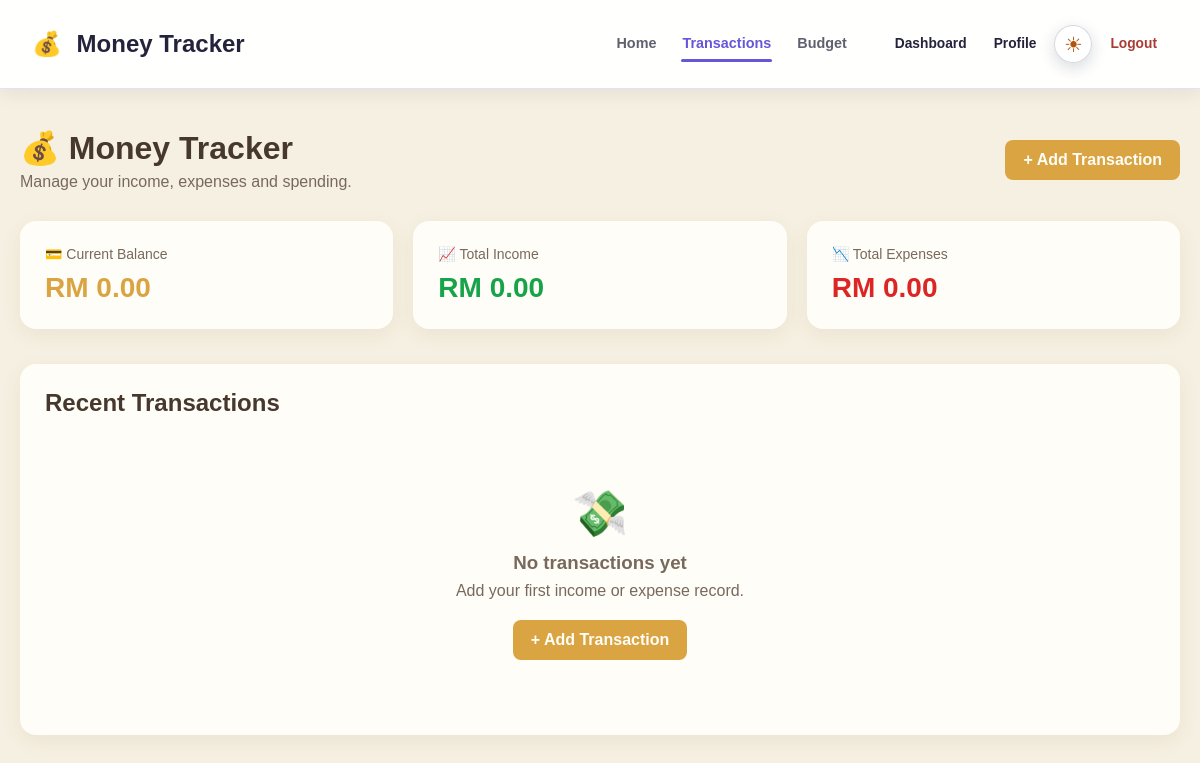
Before: /modules/money/index.php (signed in) with the older database file.
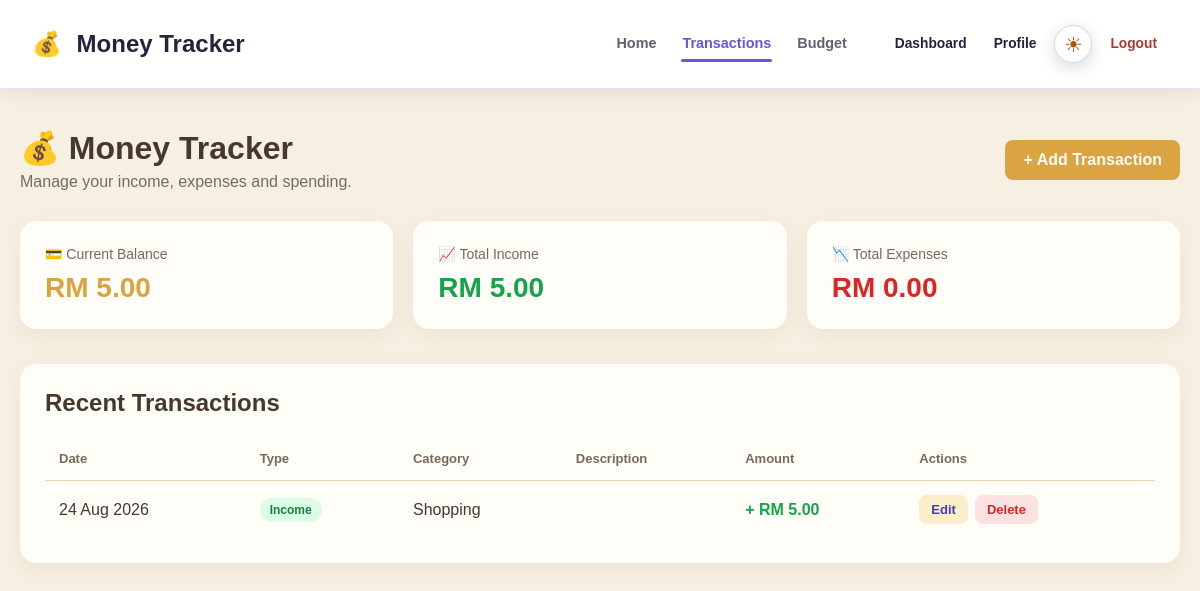
After: the same page with the newer database file.
### tables this page shows
CREATE TABLE `money_transactions` (
  `transaction_id` int(11) NOT NULL,
  `user_id` int(11) NOT NULL,
  `transaction_type` enum('Income','Expense') NOT NULL,
  `category` varchar(50) NOT NULL,
  `amount` decimal(10,2) NOT NULL,
  `transaction_date` date NOT NULL,
  `description` varchar(255) DEFAULT NULL,
  `created_at` timestamp NOT NULL DEFAULT current_timestamp(),
  `updated_at` timestamp NOT NULL DEFAULT current_timestamp() ON UPDATE current_timestamp()
);

### includes/session_check.php (called while the page is built, shortened)
<?php
$logged_in_user_id = $_SESSION['user_id'];
?>

### modules/money/money_model.php (called while the page is built, shortened)
<?php
function getTransactionsForUser($conn, $user_id) {
    $sql = "SELECT *
            FROM money_transactions
            WHERE user_id = ?
            ORDER BY transaction_date DESC,
                     transaction_id DESC";
    $stmt = mysqli_prepare($conn, $sql);
    mysqli_stmt_bind_param($stmt, "i", $user_id);
    mysqli_stmt_execute($stmt);
    $result = mysqli_stmt_get_result($stmt);
    $transactions = array();
    while ($row = mysqli_fetch_assoc($result)) {
        $transactions[] = $row;
    }
    return $transactions;
}
function getMoneySummary($conn, $user_id) {
    $summary = array(
        "total_income" => 0,
        "total_expense" => 0,
        "balance" => 0
    );
    $sql = "SELECT
                COALESCE(
                    SUM(
                        CASE
                            WHEN transaction_type = 'Income'
                            THEN amount
                            ELSE 0
                        END
                    ),
                    0
                ) AS total_income,
                COALESCE(
                    SUM(
                        CASE
                            WHEN transaction_type = 'Expense'
                            THEN amount
                            ELSE 0
                        END
                    ),
                    0
                ) AS total_expense
            FROM money_transactions
            WHERE user_id = ?";
    $stmt = mysqli_prepare($conn, $sql);
    mysqli_stmt_bind_param(
        $stmt,
        "i",
        $user_id
    );
    mysqli_stmt_execute($stmt);
    $result = mysqli_stmt_get_result($stmt);
    $row = mysqli_fetch_assoc($result);
    if ($row) {
        $summary["total_income"] =
            (float)$row["total_income"];
        $summary["total_expense"] =
            (float)$row["total_expense"];
        $summary["balance"] =
            $summary["total_income"] -
            $summary["total_expense"];
    }
    return $summary;
}
?>

### modules/money/index.php (the view, shortened to what the changed rows need)
<?php
require_once "../../includes/session_check.php";
require_once "../../includes/shared_navbar.php";
require_once "../../config/database.php";
require_once "money_model.php";
$summary = getMoneySummary($conn, $logged_in_user_id);
$transactions = getTransactionsForUser($conn, $logged_in_user_id);
?>
<!DOCTYPE html>
<html lang="en">
<head>
    <link rel="stylesheet" href="../../assets/css/theme.css">
    <?php renderSharedNavbarAssets('../../'); ?>
</head>
<body>
<?php renderIntegratedModuleHeader('../../', 'money', 'transactions'); ?>
<div class="container">
    <div class="page-header">
        <div>
            <h1>
                💰 Money Tracker
            </h1>
        </div>
    </div>
    <div class="summary-grid">
        <div class="summary-card">
            <div class="summary-title">
                💳 Current Balance
            </div>
            <div class="summary-amount balance">
                RM <?php
                echo number_format(
                    $summary["balance"],
                    2
                );
                ?>
            </div>
        </div>
        <div class="summary-card">
            <div class="summary-title">
                📈 Total Income
            </div>
            <div class="summary-amount income">
                RM <?php
                echo number_format(
                    $summary["total_income"],
                    2
                );
                ?>
            </div>
        </div>
    </div>
    <div class="transaction-card">
        <h2>
            Recent Transactions
        </h2>
        <?php if (empty($transactions)): ?>
            <div class="empty-state">
                <div class="empty-icon">
                    💸
                </div>
                <h3>
                    No transactions yet
                </h3>
                <p
                    style="
                        margin-top:8px;
                        margin-bottom:20px;
                    "
                >
                    Add your first income or expense record.
                </p>
                <a
                    href="add.php"
                    class="btn btn-primary"
                >
                    + Add Transaction
                </a>
            </div>
        <?php else: ?>
            <table>
                <thead>
                    <tr>
                        <th>Date</th>
                        <th>Type</th>
                        <th>Category</th>
                        <th>Description</th>
                        <th>Amount</th>
                        <th>Actions</th>
                    </tr>
                </thead>
                <tbody>
                <?php foreach ($transactions as $transaction): ?>
                    <tr>
                        <td>
                            <?php
                            echo date(
                                "d M Y",
                                strtotime(
                                    $transaction[
                                        "transaction_date"
                                    ]
                                )
                            );
                            ?>
                        </td>
                        <td>
                            <?php if (
                                $transaction["transaction_type"]
                                === "Income"
                            ): ?>
                                <span
                                    class="
                                        type-badge
                                        income-badge
                                    "
                                >
                                    Income
                                </span>
                            <?php endif; ?>
                        </td>
                        <td>
                            <?php
                            echo htmlspecialchars(
                                $transaction["category"]
                            );
                            ?>
                        </td>
                        <td>
                        </td>
                        <td>
                            <?php if (
                                $transaction["transaction_type"]
                                === "Income"
                            ): ?>
                                <span class="income-text">
                                    + RM <?php
                                    echo number_format(
                                        $transaction["amount"],
                                        2
                                    );
                                    ?>
                                </span>
                            <?php endif; ?>
                        </td>
                        <td>
                            <div class="actions">
                                <a
                                    href="edit.php?id=<?php
                                        echo
                                        $transaction[
                                            "transaction_id"
                                        ];
                                    ?>"
                                    class="btn btn-edit"
                                >
                                    Edit
                                </a>
                                <form
                                    action="delete_handler.php"
                                    method="POST"
                                    style="display:inline;"
                                    onsubmit="
                                        return confirm(
                                            'Are you sure you want to delete this transaction?'
                                        );
                                    "
                                >
                                    <button
                                        type="submit"
                                        class="btn btn-delete"
                                    >
                                        Delete
                                    </button>
                                </form>
                            </div>
                        </td>
                    </tr>
                <?php endforeach; ?>
                </tbody>
            </table>
        <?php endif; ?>
    </div>
</div>
</body>
</html>

### includes/shared_navbar.php (shortened to what the changed rows need)
<?php
function sharedNavbarEscape($value): string
{
    return htmlspecialchars((string) $value, ENT_QUOTES, 'UTF-8');
}
function renderSharedNavbarAssets(string $rootPrefix): void
{
    $prefix = rtrim($rootPrefix, '/') . '/';
    ?>
    <link rel="stylesheet" href="<?php echo sharedNavbarEscape($prefix . 'assets/css/global_navbar.css'); ?>">
    <?php
}
    ?>
    <?php
function sharedNavbarModuleConfiguration(): array
{
    return array(
        'diary' => array(
            'label' => 'Diary Journal',
            'home' => 'index.php',
            'links' => array(
                'home' => array('label' => 'Home', 'href' => 'index.php'),
                'favorites' => array('label' => 'Favorites', 'href' => 'index.php#favorite-entries'),
                'album' => array('label' => 'Memory Album', 'href' => 'memory_album.php'),
                'add' => array('label' => 'Add Entry', 'href' => 'add.php'),
            ),
        ),
        'money' => array(
            'label' => 'Money Tracker',
            'home' => 'index.php',
            'links' => array(
                'home' => array('label' => 'Home', 'href' => 'index.php'),
                'transactions' => array('label' => 'Transactions', 'href' => 'index.php'),
                'budget' => array('label' => 'Budget', 'href' => 'budget.php'),
            ),
        ),
        'exercise' => array(
            'label' => 'Exercise Tracker',
            'home' => 'dashboard.php',
            'links' => array(
                'home' => array('label' => 'Home', 'href' => 'dashboard.php'),
                'dashboard' => array('label' => 'Fitness Dashboard', 'href' => 'dashboard.php'),
                'records' => array('label' => 'My Records', 'href' => 'exercise_list.php'),
            ),
        ),
    );
}
function renderIntegratedModuleHeader(
    string $rootPrefix,
    string $module,
    string $activeItem = '',
    array $extraLinks = array()
): void {
    $modules = sharedNavbarModuleConfiguration();
    $details = $modules[$module];
    $links = array_merge($details['links'], $extraLinks);
    ?>
    <header class="module-integrated-header module-integrated-header--<?php echo sharedNavbarEscape($module); ?>">
        <div class="module-integrated-header__inner">
            <nav class="module-integrated-header__navigation" aria-label="<?php echo sharedNavbarEscape($details['label']); ?> navigation">
                <?php foreach ($links as $key => $link): ?>
                    <a
                        class="module-integrated-header__link<?php echo $activeItem === $key ? ' is-active' : ''; ?>"
                        href="<?php echo sharedNavbarEscape($link['href']); ?>"
                        <?php echo !empty($link['target']) ? 'target="' . sharedNavbarEscape($link['target']) . '" rel="noopener"' : ''; ?>
                        <?php echo $activeItem === $key ? 'aria-current="page"' : ''; ?>
                    ><?php echo sharedNavbarEscape($link['label']); ?></a>
                <?php endforeach; ?>
            </nav>
        </div>
    </header>
    <?php
}

Changed rows visible on the page:
added money_transactions: transaction_date "24 Aug 2026", transaction_type "Income", category "Shopping", amount "5.00"
Other visible differences:
$summary["balance"]: "0.00" → "5.00"
$summary["total_income"]: "0.00" → "5.00"
text no longer shown: "💸 No transactions yet Add your first income or expense record. + Add Transaction"
text now shown: "Date Type Category Description Amount Actions"
